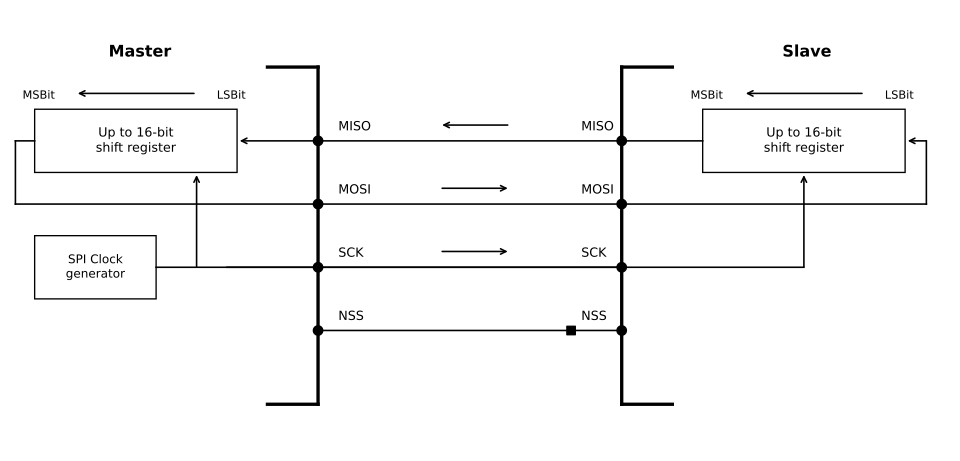

This figure's Python source:
import matplotlib.pyplot as plt
from matplotlib import patches

# 1. Canvas & Coordinate System Setup
fig, ax = plt.subplots(figsize=(10, 4.8), dpi=120)
ax.set_xlim(0, 92)
ax.set_ylim(14, 55)
ax.axis("off")

# 2. Master / Slave Outer Brackets & Titles
# Master Bracket (Left)
ax.plot([30, 30], [18, 50], color="black", lw=2.5)
ax.plot([30, 25], [50, 50], color="black", lw=2.5)
ax.plot([30, 25], [18, 18], color="black", lw=2.5)
ax.text(12.4, 51, "Master", fontsize=12, ha="center", fontweight="bold")

# Slave Bracket (Right)
ax.plot([60, 60], [18, 50], color="black", lw=2.5)
ax.plot([60, 65], [50, 50], color="black", lw=2.5)
ax.plot([60, 65], [18, 18], color="black", lw=2.5)
ax.text(78.3, 51, "Slave", fontsize=12, ha="center", fontweight="bold")

# 3. Functional Blocks (Shift Registers & Clock Generator)
# Master Shift Register
rect_m = patches.Rectangle((2, 40), 20, 6, facecolor="white", edgecolor="black")
ax.add_patch(rect_m)
ax.text(12, 43, "Up to 16-bit\nshift register", fontsize=9.5, ha="center", va="center")

# Slave Shift Register
rect_s = patches.Rectangle((68, 40), 20, 6, facecolor="white", edgecolor="black")
ax.add_patch(rect_s)
ax.text(78, 43, "Up to 16-bit\nshift register", fontsize=9.5, ha="center", va="center")

# SPI Clock Generator
rect_clk = patches.Rectangle((2, 28), 12, 6, facecolor="white", edgecolor="black")
ax.add_patch(rect_clk)
ax.text(8, 31, "SPI Clock\ngenerator", fontsize=9, ha="center", va="center")

# 4. Bit Order Annotations (MSBit <--- LSBit)
# Master Bit Order
ax.annotate(
    "",
    xy=(6, 47.5),
    xytext=(18, 47.5),
    arrowprops={"arrowstyle": "->", "lw": 1.2, "color": "black"},
)
ax.text(4, 47, "MSBit", fontsize=8.5, ha="right")
ax.text(20, 47, "LSBit", fontsize=8.5, ha="left")

# Slave Bit Order
ax.annotate(
    "",
    xy=(72, 47.5),
    xytext=(84, 47.5),
    arrowprops={"arrowstyle": "->", "lw": 1.2, "color": "black"},
)
ax.text(70, 47, "MSBit", fontsize=8.5, ha="right")
ax.text(86, 47, "LSBit", fontsize=8.5, ha="left")

# 5. Signal Bus Lines & Feedback Loops
# Line 1: MISO Line & Master Input
ax.plot([68, 30], [43, 43], color="black", lw=1.2)
ax.annotate(
    "",
    xy=(22, 43),
    xytext=(30, 43),
    arrowprops={"arrowstyle": "->", "lw": 1.2, "color": "black"},
)

# Line 1-1: Master Shift Output -> MOSI Loop
ax.plot([0.1, 2], [43, 43], color="black", lw=1.2)
ax.plot([0.1, 0.1], [43, 37], color="black", lw=1.2)
ax.plot([0.1, 30], [37, 37], color="black", lw=1.2)

# Line 2: MOSI Line & Slave Input Loop
ax.plot([30, 90.1], [37, 37], color="black", lw=1.2)
ax.plot([90.1, 90.1], [37, 43], color="black", lw=1.2)
ax.annotate(
    "",
    xy=(88, 43),
    xytext=(90.3, 43),
    arrowprops={"arrowstyle": "->", "lw": 1.2, "color": "black"},
)

# Line 3: SCK Line & Clock Inputs
ax.plot([21, 60], [31, 31], color="black", lw=1.2)
ax.plot([14, 78], [31, 31], color="black", lw=1.2)
ax.annotate(
    "",
    xy=(18, 40),
    xytext=(18, 30.8),
    arrowprops={"arrowstyle": "->", "lw": 1.2, "color": "black"},
)
ax.annotate(
    "",
    xy=(78, 40),
    xytext=(78, 30.8),
    arrowprops={"arrowstyle": "->", "lw": 1.2, "color": "black"},
)

# Line 4: NSS Line & Central Square Marker
ax.plot([30, 60], [25, 25], color="black", lw=1.2)
ax.scatter([55], [25], marker="s", s=40, color="black", edgecolor="black")

# 6. Junction Dots & Bus Labels
# Junction Points (Black Dots)
for y_pos in [43, 37, 31, 25]:
    ax.scatter([30], [y_pos], color="black", s=50)
    ax.scatter([60], [y_pos], color="black", s=50)

# Bus Text Labels
ax.text(32, 44, "MISO", fontsize=9.5)
ax.text(56, 44, "MISO", fontsize=9.5)
ax.text(32, 38, "MOSI", fontsize=9.5)
ax.text(56, 38, "MOSI", fontsize=9.5)
ax.text(32, 32, "SCK", fontsize=9.5)
ax.text(56, 32, "SCK", fontsize=9.5)
ax.text(32, 26, "NSS", fontsize=9.5)
ax.text(56, 26, "NSS", fontsize=9.5)

# Directional Arrows on Bus Lines
ax.annotate(
    "",
    xy=(42, 44.5),
    xytext=(49, 44.5),
    arrowprops={"arrowstyle": "->", "lw": 1.2, "color": "black"},
)
ax.annotate(
    "",
    xy=(42, 38.5),
    xytext=(49, 38.5),
    arrowprops={"arrowstyle": "<-", "lw": 1.2, "color": "black"},
)
ax.annotate(
    "",
    xy=(42, 32.5),
    xytext=(49, 32.5),
    arrowprops={"arrowstyle": "<-", "lw": 1.2, "color": "black"},
)

# 7. Render & Export Image
plt.tight_layout()
plt.savefig("full-duplex-communication.svg", format="svg", dpi=300)
